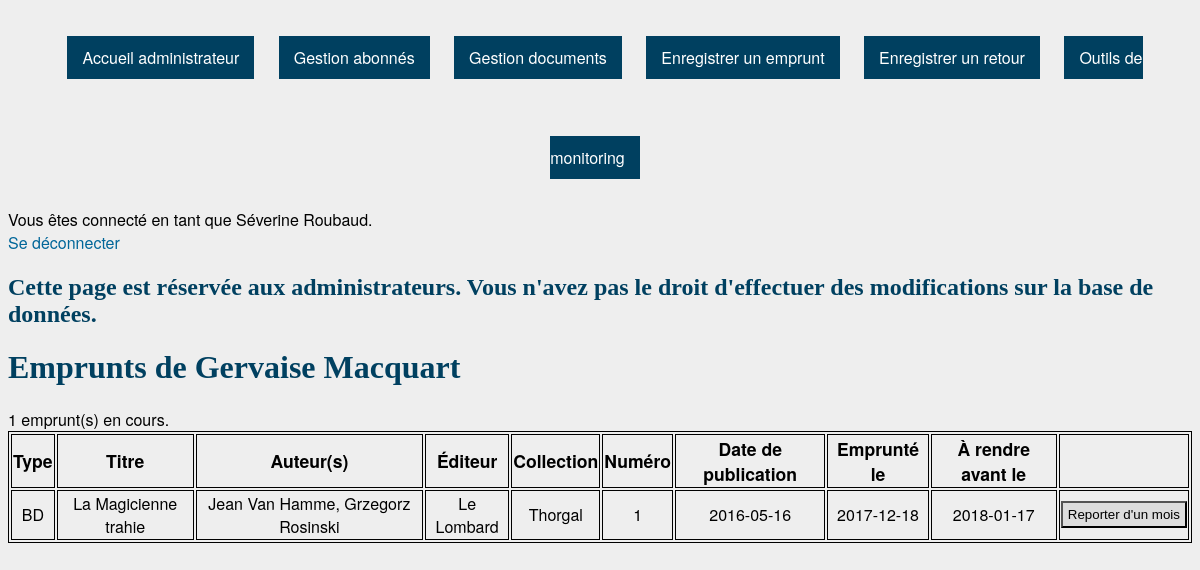
Screenshot of /emprunts_abonne.php?id=3 (signed in) with the database file from the repository.
### tables this page shows
CREATE TABLE `Emprunts` (
  `ID` int(11) NOT NULL,
  `abonné` int(11) NOT NULL,
  `document` int(11) NOT NULL,
  `date_emprunt` date NOT NULL,
  `date_retour_prevue` date NOT NULL
);

CREATE TABLE `Documents` (
  `ID` int(11) NOT NULL,
  `titre` varchar(50) NOT NULL,
  `type` set('livre','BD','revue','CD','DVD') NOT NULL,
  `éditeur` varchar(20) DEFAULT NULL,
  `collection` varchar(20) DEFAULT NULL,
  `numéro` int(11) DEFAULT NULL,
  `date_publication` date NOT NULL,
  `disponible` tinyint(1) NOT NULL DEFAULT '1'
);

### session.php (called while the page is built, shortened)
<?php
	$db = mysqli_connect("localhost", $_SESSION['pseudo'], $_SESSION['mdp'], "bibli");
	if ($_SESSION['demo']) {
		if ($_SESSION['is_admin']) {
			$query = mysqli_query($db, "SELECT * FROM Admins");
		}
		else {
			$query = mysqli_query($db, "SELECT * FROM Abonnés");
		}
		$row = mysqli_fetch_assoc($query);
		$user_id = $row['ID'];
		$nom = "(compte choisi arbitrairement : ".$row['prénom']." ".$row['nom'].")";
		$prenom = "testeur";
		$pseudo = $row['pseudo'];
	}
	else {
		$verif = $_SESSION['pseudo'];
		if ($_SESSION['is_admin']) {
			$query = mysqli_query($db, "SELECT * FROM Admins WHERE pseudo = '$verif'");
		}
		else {
			$query = mysqli_query($db, "SELECT * FROM Abonnés WHERE pseudo = '$verif'");
		}
		$row = mysqli_fetch_assoc($query);
		$nom = $row['nom'];
		$prenom = $row['prénom'];
	}
?>

### emprunts_abonne.php (the view, shortened to what this page needs)
<?php
	include('session.php');
?>
<!DOCTYPE html>
<html>
	<head>
		<link href="style.css" rel="stylesheet" type="text/css">
	</head>
	<body>
		<?php
			include('admin_header.php');
			$id = $_GET['id'];
			$current = mysqli_fetch_row(mysqli_query($db, "SELECT prénom, nom FROM Abonnés WHERE ID = '$id'"));
		?>
		<h1>Emprunts de <?php echo $current[0]." ".$current[1]; ?></h1>
		<?php
			$result = mysqli_query($db, "SELECT ID, document, date_emprunt, date_retour_prevue FROM Emprunts WHERE abonné = '$id' ORDER BY date_emprunt");
			$row_cpt = mysqli_num_rows($result);
			if ($row_cpt == 0) {
				echo "<div>Aucun emprunt en cours.</div>";
			}
			else {
				echo '<div>' . $row_cpt . ' emprunt(s) en cours.</div>';
				echo '<table><tr id="header"><td>Type</td><td>Titre</td><td>Auteur(s)</td><td>Éditeur</td><td>Collection</td><td>Numéro</td><td>Date de publication</td><td>Emprunté le</td><td>À rendre avant le</td><td></td></tr>';
				while ($row = mysqli_fetch_row($result)) {
					$doc_id = $row[1];
					$result_doc = mysqli_query($db, "SELECT * FROM Documents WHERE ID = '$doc_id'");
					$doc = mysqli_fetch_row($result_doc);
					$result_auteurs = mysqli_query($db, "SELECT nom FROM CrééPar, Auteurs WHERE document = '$doc_id' AND auteur = ID");
					$first_auteur = True;
					$auteurs = "";
					while ($auteur = mysqli_fetch_row($result_auteurs)) {
						if ($first_auteur) {
							$auteurs = $auteur[0];
							$first_auteur = False;
						}
						else {
							$auteurs = $auteurs . ", " . $auteur[0];
						}
					}
					echo '<tr><td>' . $doc[2] . '</td><td>' . $doc[1] . '</td><td>' . $auteurs . '</td><td>' . $doc[3]
						. '</td><td>' . $doc[4] . '</td><td>' . $doc[5] . '</td><td>' . $doc[6]
						. '</td><td>' . $row[2] . '</td><td>' . $row[3] . '</td>';
					echo '<td><form action="" method="post">
						<input type="hidden" name="id" value='.$row[0].' />
						<input name="report" type="submit" value="Reporter d\'un mois" /></form></td></tr>';
				}
				echo '</table>';
			}
		?>
	</body>
</html>

### admin_header.php
<div class="menu">
	<a href=admin_home.php>Accueil administrateur</a>
	<a href=admin_abonnes.php>Gestion abonnés</a>
	<a href=admin_documents.php>Gestion documents</a>
	<a href=admin_emprunts.php>Enregistrer un emprunt</a>
	<a href=admin_retours.php>Enregistrer un retour</a>
	<a href=admin_mod.php>Outils de monitoring</a>
</div>
<div>Vous êtes connecté en tant que <?php echo $prenom . " " . $nom; ?>.</div>
<div><a href="logout.php">Se déconnecter</a></div>
<?php
	if (!$_SESSION['is_admin']) {
		echo "<h2>Cette page est réservée aux administrateurs. Vous n'avez pas le droit d'effectuer des modifications sur la base de données.</h2>";
	}
?>

### style.css (style rules this page uses)
body { background-color: #eeeeee; font-family: "HelveticaNeue-Light", "Helvetica Neue Light", "Helvetica Neue", Helvetica, Arial, "Lucida Grande", sans-serif; font-weight: 500; }
h1, h2, h3, h4, h5, h6 { font-family: Georgia, serif; color: #004060; }
a, a:visited { color: #006699; text-decoration: none; }
table, td { text-align: center; border: 1px solid black; }
#header { font-size: 1.1em; font-weight: bold; }
input, select { padding: 4px 5px; background-color: #dddddd; color: black; }
.menu { text-align: center; top: 0; width:100%; }
.menu a { background: #004060; color: #FFF; padding: 10px 15px; margin: 10px 10px 10px 10px; line-height: 100px; }

### rows the page displays
abonnés: prénom "Séverine", nom "Roubaud"
abonnés: prénom "Gervaise", nom "Macquart"
emprunts: documents.type "BD", documents.titre "La Magicienne trahie", auteurs "Jean Van Hamme, Grzegorz Rosinski", documents.éditeur "Le Lombard", documents.collection "Thorgal", documents.numéro "1", documents.date_publication "2016-05-16", date_emprunt "2017-12-18", date_retour_prevue "2018-01-17"

### other values shown
$row_cpt "1"
